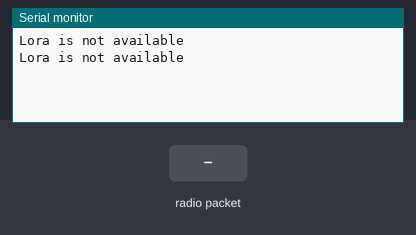
Simulated run of this sketch. Board: Arduino Uno, built with avr-gcc and run on an emulated ATmega328P. Parts: the last lines printed to the serial monitor. Inputs (shaded band) come from the test bench. No radio packets arrive unless stated.

Above: at 1.8 s.
1.9 s: radio packet "1" arrives
At 2.9 s:
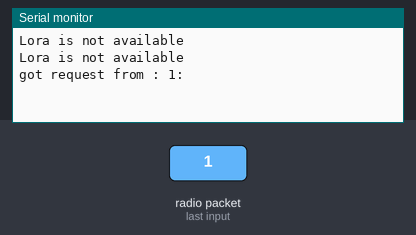
4.5 s: radio packet "0" arrives
At 5.8 s:
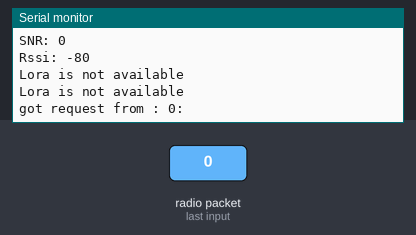
6.0 s: radio packet "2" arrives
At 7.5 s:
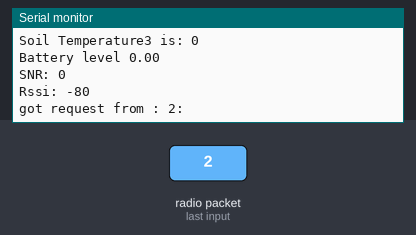
Timing chart, 0 to 9.0 s (numbered marks = the images above; inputs shaded):
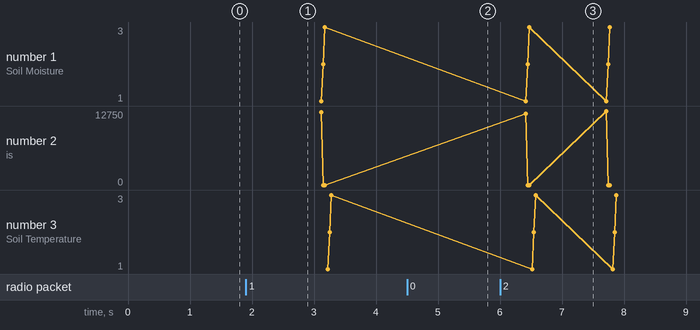

The sketch:

rfm95_control.ino
```cpp
#include <RH_RF95.h>  //Library for rfm95
#include <SPI.h>

#define freq 868.0  //rfm95 frequency

// Singleton instance of the radio driver
RH_RF95 rf95(53, 2);

uint8_t buf[22];
int soilMoist;
int soilMoist1;
int soilMoist2;
int hum;
int temp;
int soilTemp;
int soilTemp1;
int soilTemp2;
unsigned int light;
double batt;
char buff[50];
bool flag = 0;
bool flagKey = 0;
bool flagGetData;
bool flagGet = 0;
uint8_t from;
int16_t rssi;
int fc=325;          //lower threshold
int wp=500;          //upper threshold
double battVolt;

void setup()
{
  Serial.begin(9600);

  while(!Serial);
  if (!rf95.init())
    Serial.println(F("init failed"));

  //Set Frequency & Configuration.Defaults after init are 434.0MHz, 13dBm, Bw = 125 kHz, Cr = 4/5, Sf = 128chips/symbol, CRC on
  if (!rf95.setFrequency(freq))
    Serial.print(F("Set frequency failed!"));

  if (!rf95.setModemConfig(RH_RF95::Bw125Cr45Sf128 ))
    Serial.print(F("config failed!"));

  // you can set transmitter powers from 5 to 23 dBm:
  rf95.setTxPower(15, false);
}

void loop()
{
 getData();
 if(flag == 1)
 {
  process();
  flag = 0;
 }
}
```

getData.ino
```cpp
void getData()
{
  if(rf95.available())
  {
    uint8_t len1 = sizeof(buf);
    if(rf95.recv(buf, &len1))
    {
      Serial.println("");
      Serial.print(F("got request from : "));
      Serial.print((char*)buf);
      Serial.print(": ");

      uint8_t data[] = "got packets";
      rf95.send(data, sizeof(data));
      rf95.waitPacketSent();
      flag = 1;
    }
  }
  else
  {
    Serial.println("Lora is not available");
  }
  delay(1000);
}
```

process.ino
```cpp
void process()
{
  Serial.println("in process");
   /*-----(Soil Moisture sensor 1)------*/
  int x0 = buf[0] * 255;
  soilMoist = x0 + buf[1];

  /*-----(Air Temperature sensor)------*/
  int x1 = buf[2] * 255;
  temp = x1 + buf[3];

  /*-----(Humidity sensor)------*/
  int x2 = buf[4] * 255;
  hum = x2 + buf[5];

  /*-----(Soil Temperaure sensor 1)------*/
  int x3 = buf[6] * 255;
  soilTemp = x3 + buf[7];

  /*-----(Soil Moisture sensor 2)------*/
  int x4 = buf[8] * 255;
  soilMoist1 = x4 + buf[9];

  /*-----(Soil Moisture sensor 3)------*/
  int x5 = buf[10] * 255;
  soilMoist2 = x5 + buf[11];

  /*-----(Soil Temperature sensor 2)------*/
  int x6 = buf[12] * 255;
  soilTemp1 = x6 + buf[13];

  /*-----(Soil Temperature Sensor 3)------*/
  int x7 = buf[14] * 255;
  soilTemp2 = x6 + buf[15];

  /*-----(Sensor Battery Voltage)------*/
  double x8 = buf[16] * 255;
  batt = x8 + buf[17];
  battVolt = (batt / 1023) * 4.2; //converting analog readings to actual voltage

  /*------(Sending gy30reading)----*/
  int x9 = buf[18] * 255;
  light = x6 + buf[19];
  Serial.print("light is: ");
  Serial.println(light);

  /*-----(Node id)------*/
  int node_id = buf[20];
  Serial.print(F("current packet number is: "));
  Serial.println(node_id);


  Serial.print(F("Soil Moisture 1 is: "));
  Serial.println(soilMoist);
  Serial.print(F("Soil Moisture 2 is: "));
  Serial.println(soilMoist1);
  Serial.print(F("Soil Moisture 3 is: "));
  Serial.println(soilMoist2);
  Serial.print(F("Humidity: "));
  Serial.println(hum);

  //when sht20 is not connected &library throws a value of 998, display NA
  Serial.print(F("Temperature: "));
  Serial.println(temp);

  Serial.print(F("Soil Temperature1 is: "));
  Serial.println(soilTemp);
  Serial.print(F("Soil Temperature2 is: "));
  Serial.println(soilTemp1);
  Serial.print(F("Soil Temperature3 is: "));
  Serial.println(soilTemp2);

  Serial.print(F("Battery level "));
  Serial.println(battVolt);

  //Display SNR of last received signal
  int snr = rf95.lastSNR();
  Serial.print(F("SNR: "));
  Serial.println(snr);

  //Display rssi of last received signal
  int rssi = rf95.lastRssi();
  Serial.print(F("Rssi: "));
  Serial.println(rssi);

}
```

Measured:
- after the input at 1.9 s, the serial monitor: prints a new line after 0.10 s (image 1)
- after the input at 4.5 s, the serial monitor: prints a new line after 0.80 s (image 2)
- after the input at 6.0 s, the serial monitor: prints a new line after 0.64 s (image 3)
